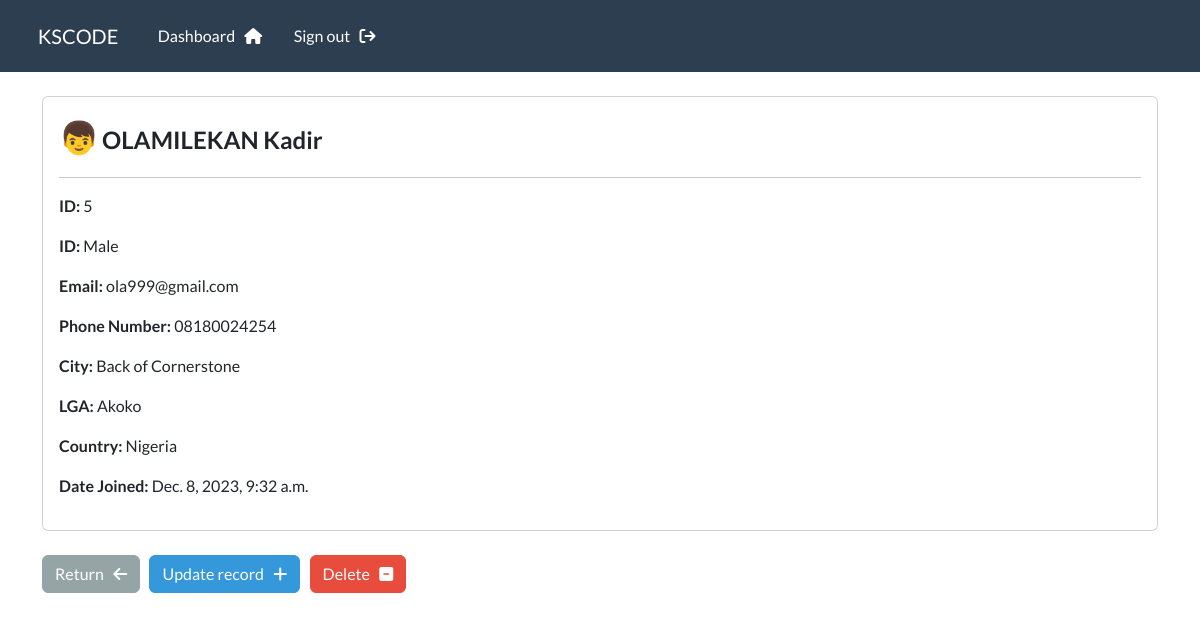
The app's page /record/5 (signed in) with its own data.
### crmapp/models.py (models this page shows, shortened)
class Record(models.Model):
    GENDER_CHOICES = (
        ('M', 'Male'),
        ('F', 'Female'),
        ('O', 'Others'),
    )
    creation_date = models.DateTimeField(auto_now_add=True)
    first_name = models.CharField(max_length=50)
    last_name = models.CharField(max_length=50)
    email = models.EmailField(max_length=100)
    phone = models.CharField(max_length=20)
    address = models.CharField(max_length=300)
    city = models.CharField(max_length=255)
    lga = models.CharField(max_length=255)
    country = models.CharField(max_length=125)
    gender = models.CharField(max_length=1, choices=GENDER_CHOICES, default='M')

### crmapp/views.py (the view)
# urls.py: path('record/<int:pk>', v.signular_record, name='record'),
@login_required(login_url='my_login')
def signular_record(request, pk):
    all_records = Record.objects.get(id=pk)
    context = {
        'record' : all_records
    }
    return render(request, 'crmapp/view-record.html', context=context)

### crmapp/templates/crmapp/view-record.html (shortened to what this page needs)
{% extends 'crmapp/base.html' %}
{% load crispy_forms_tags %}
{% block content %}
<div class="card">
    <div class="card-body">
        <p>
            {% if record.gender == 'M' %}
            <span style="font-size: 2rem;">👦</span>
            {% elif record.gender == 'F' %}
            <span style="font-size: 2rem;">👩</span>
            {% else %}
            <span style="font-size: 2rem;">🧟‍♂️</span>
            {% endif %}
            <strong style="font-size: 1.5rem;">
                {{record.first_name|upper}}
                {{record.last_name}}
            </strong>
        </p>
        <hr>
        <p> <strong> ID: </strong> {{record.id}}</p>
        <p> <strong> ID: </strong>
            {% if record.gender == 'M' %}
            Male
            {% elif record.gender == 'F' %}
            Female
            {% else %}
            Other
            {% endif %}
        </p>
        <p> <strong> Email: </strong> {{record.email}}</p>
        <p> <strong> Phone Number: </strong> {{record.phone}}</p>
        <p> <strong> City: </strong> {{record.address}}</p>
        <p> <strong> LGA: </strong> {{record.lga}}</p>
        <p> <strong> Country: </strong> {{record.country}}</p>
        <p> <strong> Date Joined: </strong> {{record.creation_date}}</p>
    </div>
</div>
<br>
<a href="{% url 'dashboard' %}" class="btn btn-secondary">Return &nbsp; <i class="fa fa-arrow-left"> </i></a>
<a href="{% url 'update_record' record.id %}" class="btn btn-info">Update record &nbsp; <i class="fa fa-plus">
    </i></a>
<a href="{% url 'delete_record' record.id %}" class="btn btn-danger"> Delete &nbsp; <i class="fa fa-minus-square">
    </i></a>
{% endblock %}

### static/css/style.css (style rules this page uses)
* { padding: 0; margin: 0; box-sizing: border-box; }
body { width: 100%; max-width: 1440px; margin: 0 auto; }

### records on screen
Record: first_name "OLAMILEKAN", last_name "Kadir", id "5", email "ola999@gmail.com", phone "08180024254", address "Back of Cornerstone", lga "Akoko", country "Nigeria", creation_date "Dec. 8, 2023, 9:32 a.m."
